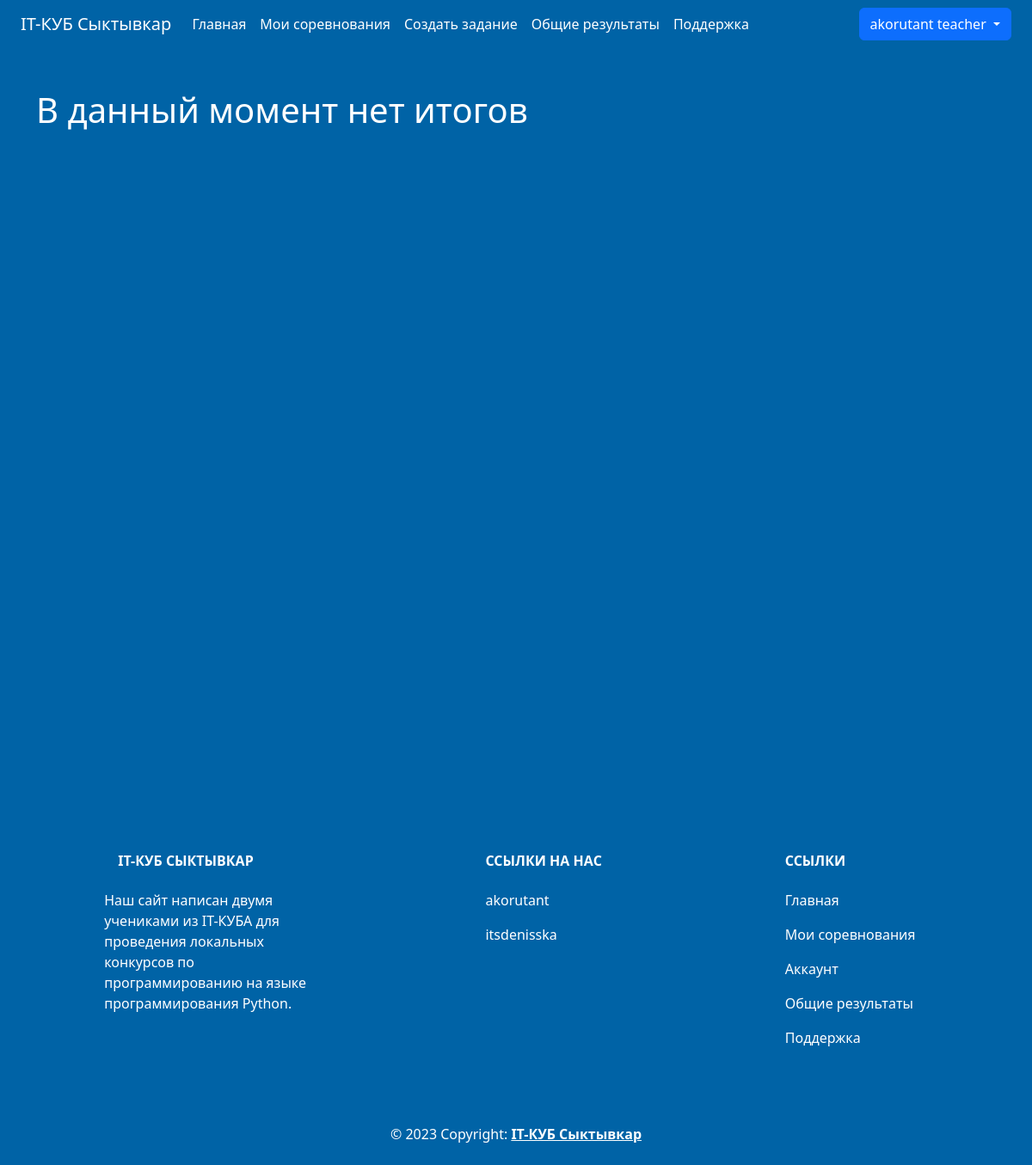
Before: /results (signed in) with the older database file.
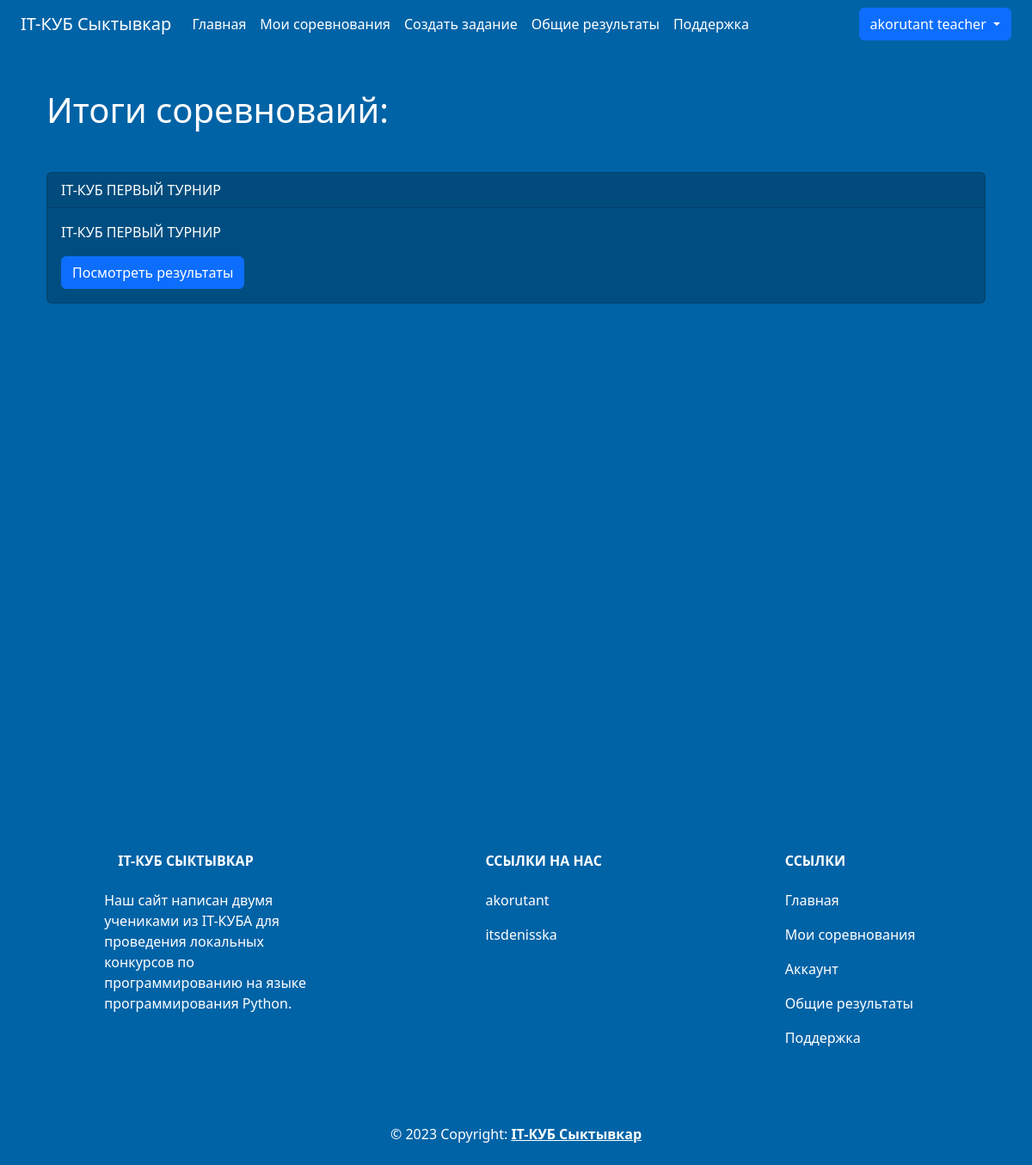
After: the same page with the newer database file.
### data/contests.py (models this page shows)
class Contest(SqlAlchemyBase):
    __tablename__ = "contests"
    id = sqlalchemy.Column(sqlalchemy.Integer,
                           primary_key=True, autoincrement=True)
    title = sqlalchemy.Column(sqlalchemy.String, nullable=False, unique=True)
    description = sqlalchemy.Column(sqlalchemy.String, nullable=False)
    author_id = sqlalchemy.Column(sqlalchemy.Integer,
                                  sqlalchemy.ForeignKey("teachers.user_id"))
    join_deadline = sqlalchemy.Column(sqlalchemy.DateTime, nullable=False)
    end_deadline = sqlalchemy.Column(sqlalchemy.DateTime, nullable=False)
    teacher = orm.relationship('Teacher')
    tasks = orm.relationship('Task', secondary='contest_to_task', backref='contest')
    contest_result = orm.relationship("ContestResults", back_populates='contest_item')

### main.py (the view)
@app.route("/results")
@login_required
def results():
    db_sess = db_session.create_session()
    contests_data = db_sess.query(Contest).filter(Contest.end_deadline <= dt.datetime.now()).all()
    return render_template("results.html", contests=contests_data)

### data/db_session.py (called while the page is built)
def create_session() -> Session:
    global __factory
    return __factory()

### main.py (called while the page is built)
@login_manager.user_loader
def load_user(user_id):
    db_sess = db_session.create_session()
    return db_sess.query(User).get(user_id)

### templates/results.html
{% extends "base.html" %} {% block content %}
{% if contests %}
<div class="container mt-3 text-white">
    <h1 class="mt-3 mb-5">Итоги соревноваий:</h1>
    {% for contest in contests %}
    <div class="card card-background mb-3">
        <div class="card-header text-white">{{ contest.title }}</div>
        <div class="card-body text-white">
            <p class="card-text">{{ contest.description }}</p>
            <a href="{{ url_for('contests_results', contest_id=contest.id) }}" class="btn btn-primary">Посмотреть результаты</a>
        </div>
    </div>
    {% endfor %}
</div>
{% else %}
<h1 class="text-white mt-5">В данный момент нет итогов</h1>
{% endif %}
{% endblock %}

Changed rows visible on the page:
now on this page (row edited): Contest: title "IT-КУБ ПЕРВЫЙ ТУРНИР", description "IT-КУБ ПЕРВЫЙ ТУРНИР"
Other visible differences:
text no longer shown: "В данный момент нет итогов"
text now shown: "Итоги соревноваий:"
